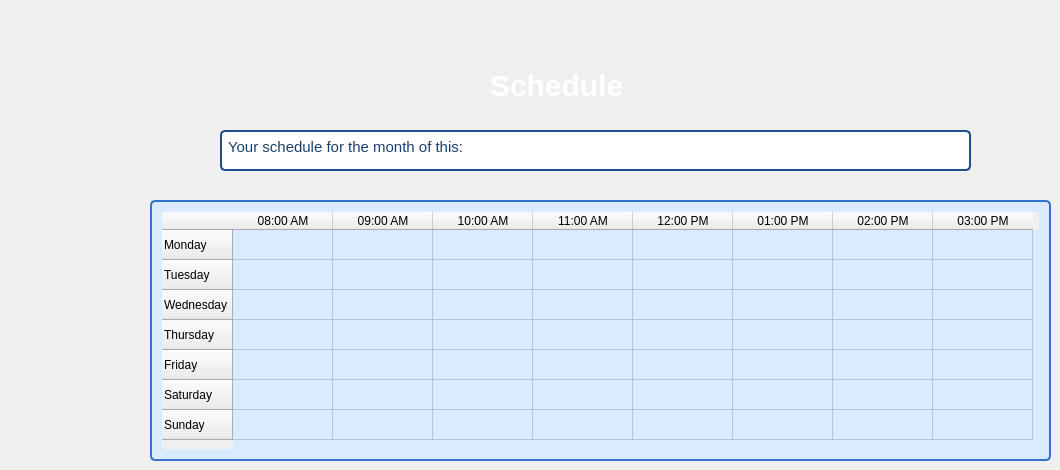
   <widget class="QWidget" name="tab_12">
    <property name="enabled">
     <bool>true</bool>
    </property>
    <attribute name="title">
     <string>Schedule</string>
    </attribute>
    <widget class="QLabel" name="label_7">
     <property name="geometry">
      <rect>
       <x>490</x>
       <y>70</y>
       <width>141</width>
       <height>31</height>
      </rect>
     </property>
     <property name="styleSheet">
      <string notr="true">QLabel {
color: rgb(255, 255, 255);
font-size: 30px; 
font-weight: bold;
}

QLabel {
text-shadow: 2px rgb(12, 29, 52); 
}
</string>
     </property>
     <property name="text">
      <string>Schedule</string>
     </property>
    </widget>
    <widget class="QTableWidget" name="tableWidget_2">
     <property name="geometry">
      <rect>
       <x>150</x>
       <y>200</y>
       <width>901</width>
       <height>261</height>
      </rect>
     </property>
     <property name="styleSheet">
      <string notr="true">QTableWidget
{
background-color: rgb(219, 235, 255); 
font-color: rgb(21, 50, 88); 
border: 2px solid rgb(48, 115, 203);
border-radius: 5px; 
padding: 10px 10px; 
font-size: 16px;
font-weight: bold;
cursor: pointer; 
}
QTableWidget:pressed 
{
background-color: rgb(45, 108, 190); 
font-color: rgb(255, 255, 255);
box-shadow: 2px 4px rgb(7, 17, 30); 
}
</string>
     </property>
     <row>
      <property name="text">
       <string>Monday</string>
      </property>
     </row>
     <row>
      <property name="text">
       <string>Tuesday</string>
      </property>
     </row>
     <row>
      <property name="text">
       <string>Wednesday</string>
      </property>
     </row>
     <row>
      <property name="text">
       <string>Thursday</string>
      </property>
     </row>
     <row>
      <property name="text">
       <string>Friday</string>
      </property>
     </row>
     <row>
      <property name="text">
       <string>Saturday</string>
      </property>
     </row>
     <row>
      <property name="text">
       <string>Sunday</string>
      </property>
     </row>
     <column>
      <property name="text">
       <string>08:00 AM</string>
      </property>
     </column>
     <column>
      <property name="text">
       <string>09:00 AM</string>
      </property>
     </column>
     <column>
      <property name="text">
       <string>10:00 AM</string>
      </property>
     </column>
     <column>
      <property name="text">
       <string>11:00 AM</string>
      </property>
     </column>
     <column>
      <property name="text">
       <string>12:00 PM</string>
      </property>
     </column>
     <column>
      <property name="text">
       <string>01:00 PM</string>
      </property>
     </column>
     <column>
      <property name="text">
       <string>02:00 PM</string>
      </property>
     </column>
     <column>
      <property name="text">
       <string>03:00 PM</string>
      </property>
     </column>
    </widget>
    <widget class="QTextBrowser" name="textBrowser_10">
     <property name="geometry">
      <rect>
       <x>220</x>
       <y>130</y>
       <width>751</width>
       <height>41</height>
      </rect>
     </property>
     <property name="font">
      <font>
       <pointsize>-1</pointsize>
       <bold>true</bold>
      </font>
     </property>
     <property name="styleSheet">
      <string notr="true">
QTextBrowser
{
background-color: rgb(255, 255, 255); 
color: rgb(26, 63, 111); 
border: 2px solid rgb(29, 78, 139);
border-radius: 5px; 
padding: 2px 2px; 
font-size: 16px;
font-weight: bold;
cursor: pointer; 
transition: background-color 0.3s ease, box-shadow 0.3s ease;
box-shadow: 0 4px 8px rgba(0, 0, 0, 0.1); 
}

</string>
     </property>
     <property name="html">
      <string>&lt;!DOCTYPE HTML PUBLIC &quot;-//W3C//DTD HTML 4.0//EN&quot; &quot;http://www.w3.org/TR/REC-html40/strict.dtd&quot;&gt;
&lt;html&gt;&lt;head&gt;&lt;meta name=&quot;qrichtext&quot; content=&quot;1&quot; /&gt;&lt;meta charset=&quot;utf-8&quot; /&gt;&lt;style type=&quot;text/css&quot;&gt;
p, li { white-space: pre-wrap; }
hr { height: 1px; border-width: 0; }
li.unchecked::marker { content: &quot;\2610&quot;; }
li.checked::marker { content: &quot;\2612&quot;; }
&lt;/style&gt;&lt;/head&gt;&lt;body style=&quot; font-family:'Segoe UI'; font-size:16px; font-weight:700; font-style:normal;&quot;&gt;
&lt;p style=&quot; margin-top:0px; margin-bottom:0px; margin-left:0px; margin-right:0px; -qt-block-indent:0; text-indent:0px;&quot;&gt;&lt;span style=&quot; font-size:11pt; font-weight:400;&quot;&gt;Your schedule for the month of this:&lt;/span&gt;&lt;/p&gt;&lt;/body&gt;&lt;/html&gt;</string>
     </property>
    </widget>
   </widget>
